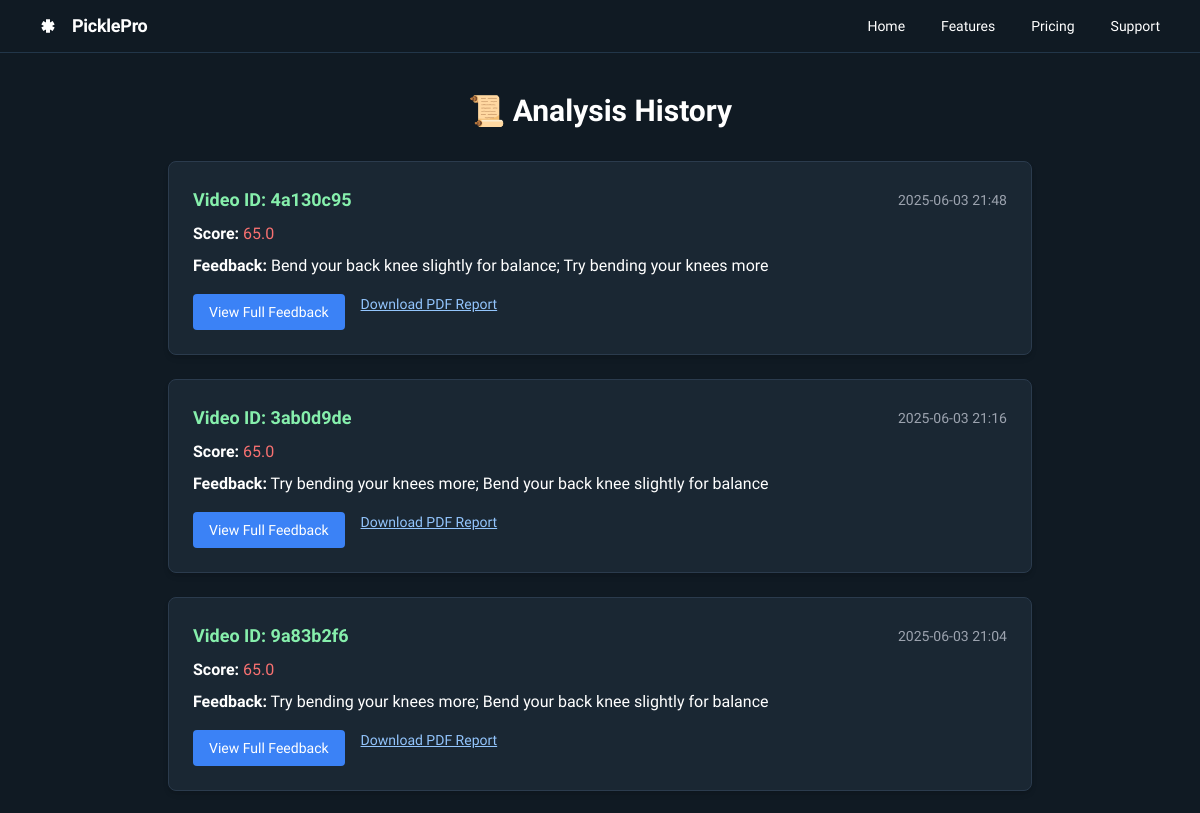
Before: /history (upper part) with the older database file.
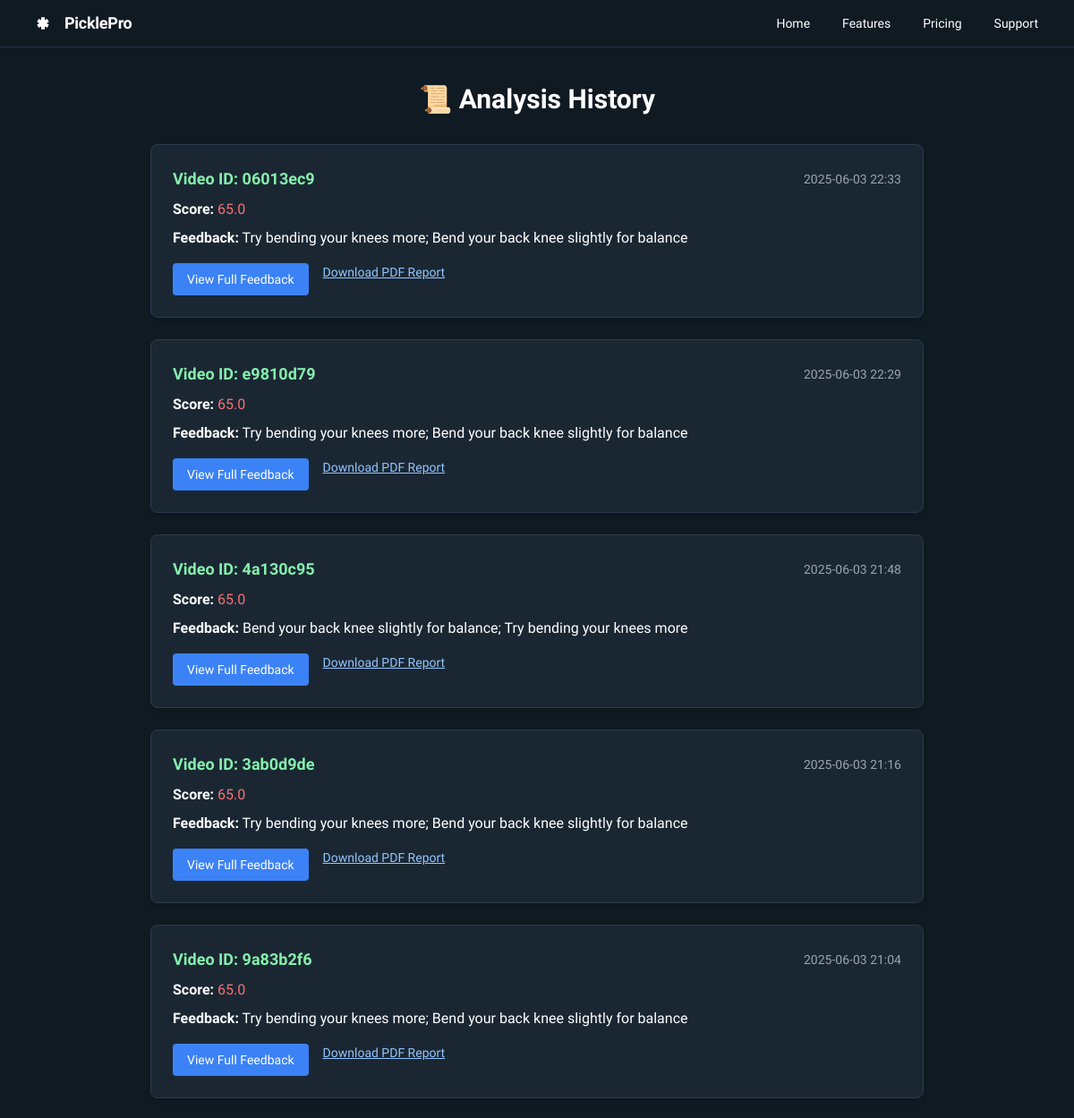
After: the same page with the newer database file.
### app.py (models this page shows)
class Analysis(db.Model):
    id = db.Column(db.Integer, primary_key=True)
    video_id = db.Column(db.String, unique=True, nullable=False)
    score = db.Column(db.Float, nullable=False)
    feedback = db.Column(db.Text, nullable=False)
    created_at = db.Column(db.DateTime, default=lambda: utc.localize(datetime.utcnow()))

### app.py (the view)
@app.route('/history')
def history():
    analyses = Analysis.query.order_by(Analysis.created_at.desc()).all()
    for a in analyses:
        a.local_created_at = convert_to_local(a.created_at)
    return render_template("history.html", analyses=analyses)

### app.py (called while the page is built)
def convert_to_local(utc_dt):
    if utc_dt.tzinfo is None:
        utc_dt = utc.localize(utc_dt)
    local_tz = timezone('Asia/Kolkata')
    return utc_dt.astimezone(local_tz)

### templates/history.html (shortened to what this page needs)
<!DOCTYPE html>
<html lang="en">
<head>
  <script src="https://cdn.tailwindcss.com?plugins=forms,container-queries"></script>
</head>
<body class="bg-[#101a23] text-white" style='font-family: "Spline Sans", "Noto Sans", sans-serif;'>
  <header class="flex items-center justify-between border-b border-[#223649] px-10 py-3">
    <div class="flex items-center gap-4">
      <div class="size-4 text-white">
      </div>
      <h2 class="text-white text-lg font-bold tracking-[-0.015em]">PicklePro</h2>
    </div>
    <div class="flex items-center gap-9">
      <a class="text-white text-sm font-medium" href="{{ url_for('index') }}">Home</a>
      <a class="text-white text-sm font-medium" href="#">Features</a>
      <a class="text-white text-sm font-medium" href="#">Pricing</a>
      <a class="text-white text-sm font-medium" href="#">Support</a>
    </div>
  </header>
  <div class="max-w-4xl mx-auto py-10 px-4">
    <h1 class="text-3xl font-bold text-center mb-8 text-white-400">📜 Analysis History</h1>
    {% if analyses %}
      <div class="grid grid-cols-1 gap-6">
        {% for a in analyses %}
          <div class="bg-[#1a2733] border border-[#2b3b4d] shadow-md rounded-lg p-6 hover:shadow-lg transition duration-300">
            <div class="flex justify-between items-center mb-2">
              <h2 class="text-lg font-semibold text-green-300">Video ID: {{ a.video_id }}</h2>
              <span class="text-sm text-gray-400">{{ a.local_created_at.strftime('%Y-%m-%d %H:%M') }}</span>
            </div>
            <p class="mb-2">
              <strong>Score:</strong>
              <span class="{{ 'text-green-400' if a.score >= 75 else 'text-red-400' }}">{{ a.score }}</span>
            </p>
            <p><strong>Feedback:</strong> {{ a.feedback }}</p>
            <div class="mt-4 flex gap-4">
              <a href="{{ url_for('feedback_page', video_id=a.video_id) }}"
                 class="bg-blue-500 text-white px-4 py-2 rounded hover:bg-blue-600 text-sm transition">
                View Full Feedback
              </a>
              <a href="{{ url_for('export_pdf', video_id=a.video_id) }}"
                 class="text-blue-300 underline hover:text-blue-400 text-sm">
                Download PDF Report
              </a>
            </div>
          </div>
        {% endfor %}
      </div>
    {% else %}
      <p class="text-center text-gray-400">No analyses found yet. Upload a video to get started.</p>
    {% endif %}
  </div>
</body>
</html>

Changed rows visible on the page:
added Analysis: video_id "06013ec9", local_created_at "2025-06-03 22:33", score "65.0", feedback "Try bending your knees more; Bend your back knee slightly for balance"
added Analysis: video_id "e9810d79", local_created_at "2025-06-03 22:29", score "65.0", feedback "Try bending your knees more; Bend your back knee slightly for balance"
